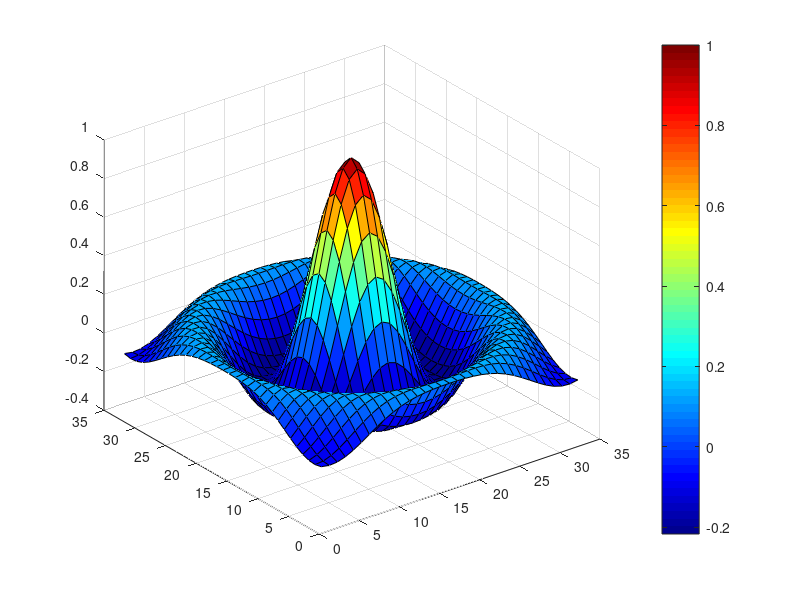

Write the MATLAB code that produced this figure.
clc;
clear;
close all;

x = -8:0.5:8;
y = -8:0.5:8;

[xx, yy] = meshgrid(x,y);

R = sqrt(xx.^2+yy.^2);
R = R + eps;

Z = sin(R)./R;

surf(Z);
colormap("jet");
colorbar;
